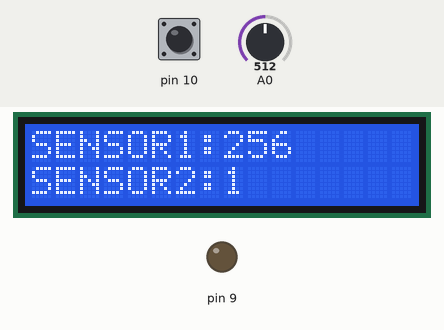
This sketch was run on a simulated Arduino Uno, built with avr-gcc and run on an emulated ATmega328P. Parts: 16×2 character LCD, output pins drawn as LEDs (lit = HIGH). Inputs (shaded band) come from the test bench; at power-on: A0 = 512, pin 10 HIGH. What the sketch prints to the serial monitor is not drawn.

Above: at 2.2 s.
2.3 s: A0 set to 716
At 3.7 s:
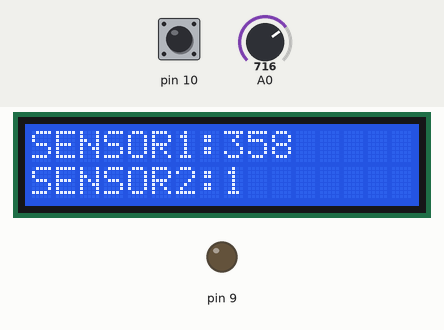
4.0 s: pin 10 pulled LOW for 0.6 s
At 4.8 s:
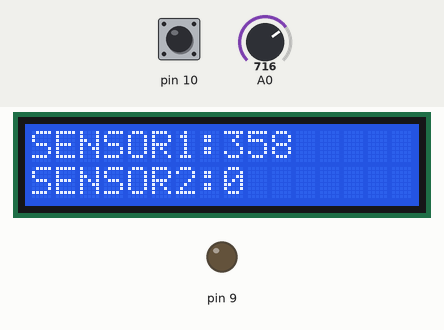
6.6 s: A0 set to 900
At 7.8 s:
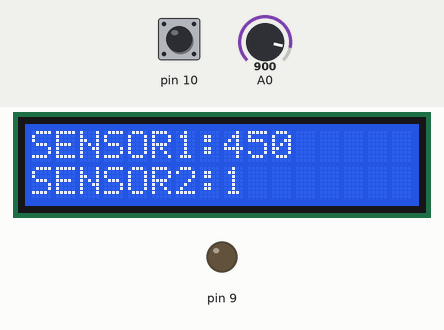
8.1 s: pin 10 pulled LOW for 1 s
At 8.9 s:
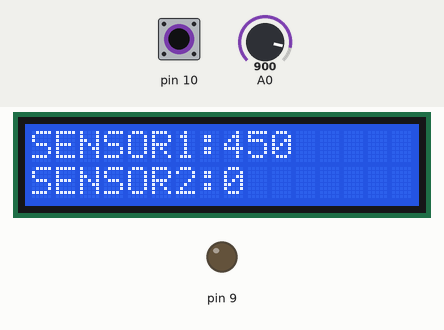
10.6 s: A0 set to 1023
At 11.9 s:
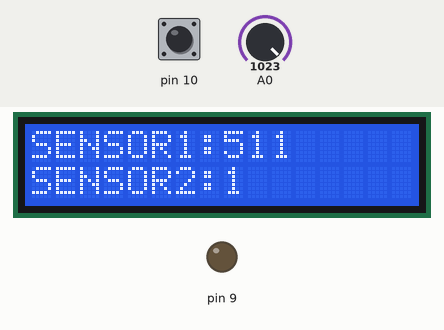
Timing chart, 0 to 13.1 s (numbered marks = the images above; inputs shaded):
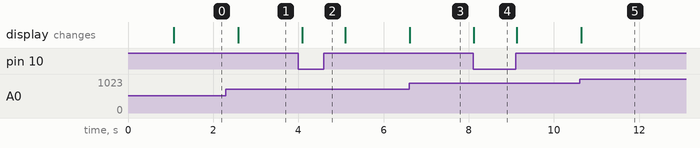

Measured:
- after the input at 2.3 s, the display: changes after 0.28 s (image 1)
- after the input at 4.0 s, the display: changes after 0.09 s (image 2)
- after the input at 6.6 s, the display: changes at once (image 3)
- after the input at 8.1 s, the display: changes at once (image 4)
- after the input at 10.6 s, the display: changes at once (image 5)

The sketch:

ANALOG_DIGITAL_SENSOR_LCD_RELAY.ino
```cpp
#include <LiquidCrystal.h>

// initialize the library with the numbers of the interface pins
LiquidCrystal lcd(12, 11, 5, 4, 3, 2);

void setup()
{
  lcd.begin(16, 2);
  Serial.begin(9600);
  //start serial connection
  //configure pin2 as an input and enable the internal pull-up resistor
  pinMode(10, INPUT_PULLUP);
  pinMode(9, OUTPUT);
   //lcd.setCursor(0, 0);
   lcd.print("ANALOG+DIGITAL");
   lcd.setCursor(0, 1);
   lcd.print("SENSOR SYSTEM");
   delay(1000);
   lcd.clear();
}

void loop()
{
  //read the pushbutton value into a variable
   int sensorValue1 = analogRead(A0);
   int sensorValue2 = digitalRead(10);
   int TEMP1=sensorValue1/2;

    //print out the value of the pushbutton
   lcd.setCursor(0, 0);
   lcd.print("SENSOR1:");
   lcd.print(TEMP1);
   if (sensorValue2 == LOW)
  {
    digitalWrite(12, HIGH);
    lcd.setCursor(0, 1);
    lcd.print("SENSOR2:");
    lcd.print(sensorValue2);
  }
  else
  {
    digitalWrite(12, LOW);
    lcd.setCursor(0, 1);
    lcd.print("SENSOR2:");
    lcd.print(sensorValue2);
  }


   Serial.print("SENSOR1:");
   Serial.print(TEMP1);
   Serial.print("SENSOR2:");
   Serial.print(sensorValue2);
   delay(500);

 /* if (TEMP >=50)
  {
    lcd.clear();
    digitalWrite(9, HIGH);
    lcd.setCursor(0, 1);
    lcd.print("OVER TEMP");
    delay(20);
  }
  else
  {
    lcd.clear();
    digitalWrite(9, LOW);
    lcd.setCursor(0, 1);
    lcd.print("NORMAL TEMP ");
    delay(20);
  }*/

}
```
